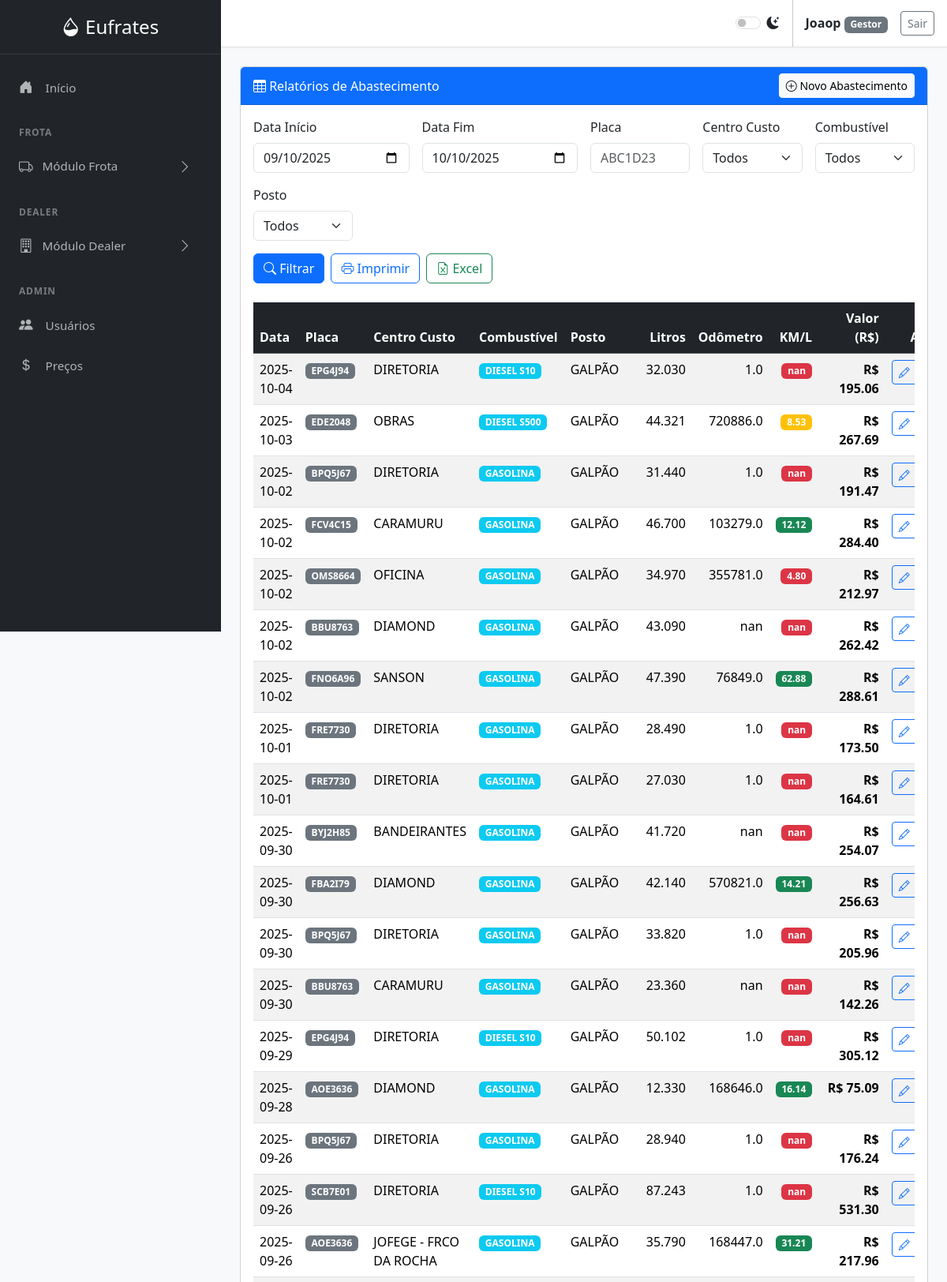
Screenshot of /relatorios (signed in, upper part) with the database file from the repository.
### tables this page shows
CREATE TABLE users (
        id INTEGER PRIMARY KEY AUTOINCREMENT,
        username TEXT NOT NULL UNIQUE,
        password_hash TEXT NOT NULL,
        role TEXT NOT NULL CHECK(role IN ('Gestor', 'Comprador', 'Padrão'))
    );

CREATE TABLE abastecimentos (id INTEGER PRIMARY KEY AUTOINCREMENT, data TEXT NOT NULL, placa TEXT NOT NULL, responsavel TEXT, litros REAL NOT NULL, desconto REAL DEFAULT 0, odometro REAL, centro_custo TEXT, combustivel TEXT, custo_por_litro REAL NOT NULL, custo_bruto REAL NOT NULL, custo_liquido REAL NOT NULL, km_rodados REAL, km_litro REAL, posto TEXT, integracao_atheris BOOLEAN DEFAULT 0, data_registro TEXT DEFAULT CURRENT_TIMESTAMP);

### frota.py (the view)
@frota_bp.route('/relatorios', methods=['GET', 'POST'])
@login_required
def relatorios():
    requisicao_para_abastecer = None
    requisicao_id = request.args.get('requisicao_id', type=int)
    if requisicao_id:
        requisicao_para_abastecer = obter_requisicao_por_id(requisicao_id)
    filtros = {}
    if request.method == 'POST':
        filtros = {
            'data_inicio': request.form.get('data_inicio'),
            'data_fim': request.form.get('data_fim'),
            'placa': request.form.get('placa', '').strip() or None,
            'centro_custo': request.form.get('centro_custo', '').strip() or None,
            'combustivel': request.form.get('combustivel', '').strip() or None,
            'posto': request.form.get('posto', '').strip() or None
        }
    else:
        filtros = {
            'data_inicio': request.args.get('data_inicio', (datetime.now() - timedelta(days=30)).strftime('%Y-%m-%d')),
            'data_fim': request.args.get('data_fim', datetime.now().strftime('%Y-%m-%d')),
            'placa': request.args.get('placa', '').strip() or None
        }
    try:
        df = obter_relatorio(**filtros)
        dados = df.to_dict('records')
        if request.values.get('imprimir'):
            return render_template('relatorio_impressao.html', dados=dados, filtros=filtros, data_emissao=datetime.now().strftime('%d/%m/%Y %H:%M'))
    except Exception as e:
        flash(f'Erro ao gerar relatório: {str(e)}', 'danger')
        dados = []
    filtros_para_template = {k: (v or '') for k, v in filtros.items()}
    return render_template(
        'relatorios.html',
        dados=dados,
        filtros=filtros_para_template,
        opcoes_centro_custo=obter_opcoes_filtro('centro_custo'),
        opcoes_combustivel=obter_opcoes_filtro('combustivel'),
        opcoes_posto=obter_opcoes_filtro('posto'),
        precos_combustivel=obter_precos_combustivel(),
        active_page='relatorios',
        requisicao_para_abastecer=requisicao_para_abastecer
    )

### database.py (called while the page is built)
def get_db_connection():
    conn = sqlite3.connect('abastecimentos.db')
    conn.row_factory = sqlite3.Row
    return conn

def get_user_by_id(user_id):
    conn = get_db_connection()
    user = conn.execute('SELECT * FROM users WHERE id = ?', (user_id,)).fetchone()
    conn.close()
    return user

def obter_precos_combustivel():
    conn = get_db_connection()
    query = "SELECT combustivel, preco, data_atualizacao FROM precos_combustivel ORDER BY combustivel"
    df = pd.read_sql(query, conn)
    conn.close()
    return df.to_dict('records')

def obter_opcoes_filtro(coluna):
    conn = get_db_connection()
    query = f"SELECT DISTINCT {coluna} FROM abastecimentos WHERE {coluna} IS NOT NULL AND {coluna} != '' ORDER BY {coluna}"
    try:
        resultados = pd.read_sql(query, conn)
        return resultados[coluna].tolist()
    except Exception as e:
        print(f"Erro ao obter opções de filtro para {coluna}: {e}")
        return []
    finally:
        conn.close()

### utils.py (called while the page is built)
def inject_now():
    return {'now': datetime.now(), 'g': g}

def load_logged_in_user():
    user_id = session.get('user_id')
    g.user = get_user_by_id(user_id) if user_id else None

def login_required(view):
    @wraps(view)
    def wrapped_view(*args, **kwargs):
        if g.user is None:
            flash('Você precisa estar logado para acessar esta página.', 'warning')
            return redirect(url_for('auth.login'))
        return view(*args, **kwargs)
    return wrapped_view

### templates/relatorios.html (shortened to what this page needs)
{% extends "base.html" %}
{% block content %}
<div class="card">
    <div class="card-header bg-primary text-white d-flex justify-content-between align-items-center">
        <div>
            <i class="bi bi-table"></i> Relatórios de Abastecimento
        </div>
        <button class="btn btn-light btn-sm" data-bs-toggle="modal" data-bs-target="#novoRegistroModal">
            <i class="bi bi-plus-circle"></i> Novo Abastecimento
        </button>
    </div>
    <div class="card-body">
        <form method="POST" action="{{ url_for('frota.relatorios') }}" class="row g-3 mb-4">
            <div class="col-md-3">
                <label class="form-label">Data Início</label>
                <input type="date" class="form-control" name="data_inicio"
                       value="{{ filtros.data_inicio if filtros else '2025-01-01' }}">
            </div>
            <div class="col-md-3">
                <label class="form-label">Data Fim</label>
                <input type="date" class="form-control" name="data_fim"
                       value="{{ filtros.data_fim if filtros else now.strftime('%Y-%m-%d') }}">
            </div>
            <div class="col-md-2">
                <label class="form-label">Placa</label>
                <input type="text" class="form-control" name="placa"
                       value="{{ filtros.placa if filtros and filtros.placa }}" placeholder="ABC1D23">
            </div>
            <div class="col-md-2">
                <label class="form-label">Centro Custo</label>
                <select class="form-select" name="centro_custo">
                    <option value="">Todos</option>
                </select>
            </div>
            <div class="col-md-2">
                <label class="form-label">Combustível</label>
                <select class="form-select" name="combustivel">
                    <option value="">Todos</option>
                </select>
            </div>
            <div class="col-md-2">
                <label class="form-label">Posto</label>
                <select class="form-select" name="posto">
                    <option value="">Todos</option>
                </select>
            </div>
            <div class="col-12">
                <div class="d-flex gap-2">
                    <button type="submit" class="btn btn-primary">
                        <i class="bi bi-search"></i> Filtrar
                    </button>
                    <button type="submit" name="imprimir" value="1" class="btn btn-outline-primary">
                        <i class="bi bi-printer"></i> Imprimir
                    </button>
                    <button type="button" class="btn btn-outline-success" onclick="exportarExcel()">
                        <i class="bi bi-file-earmark-excel"></i> Excel
                    </button>
                </div>
            </div>
        </form>
        {% if dados %}
        <div class="table-responsive">
            <table class="table table-striped table-hover" id="tabelaRelatorios">
                <thead class="table-dark">
                    <tr>
                        <th>Data</th>
                        <th>Placa</th>
                        <th>Centro Custo</th>
                        <th>Combustível</th>
                        <th>Posto</th>
                        <th class="text-end">Litros</th>
                        <th class="text-end">Odômetro</th>
                        <th class="text-end">KM/L</th>
                        <th class="text-end">Valor (R$)</th>
                        <th class="text-center">Ações</th>
                    </tr>
                </thead>
                <tbody>
                    {% for item in dados %}
                    <tr id="row-{{ item.id }}">
                        <td>{{ item.data }}</td>
                        <td><span class="badge bg-secondary">{{ item.placa }}</span></td>
                        <td>{{ item.centro_custo if item.centro_custo else '-' }}</td>
                        <td><span class="badge bg-info">{{ item.combustivel }}</span></td>
                        <td>{{ item.posto if item.posto else '-' }}</td>
                        <td class="text-end">{{ "%.3f"|format(item.litros) }}</td>
                        <td class="text-end">{{ "%.1f"|format(item.odometro) if item.odometro else '-' }}</td>
                        <td class="text-end">
                            {% if item.km_litro %}
                                <span class="badge {% if item.km_litro > 10 %}bg-success{% elif item.km_litro > 7 %}bg-warning{% else %}bg-danger{% endif %}">
                                    {{ "%.2f"|format(item.km_litro) }}
                                </span>
                            {% else %}
                                -
                            {% endif %}
                        </td>
                        <td class="text-end fw-bold">R$ {{ "%.2f"|format(item.custo_liquido) }}</td>
                        <td class="text-center">
                            <div class="btn-group btn-group-sm">
                                <button class="btn btn-outline-primary" onclick="editarRegistro({{ item.id }})"
                                        data-bs-toggle="tooltip" title="Editar">
                                    <i class="bi bi-pencil"></i>
                                </button>
                            </div>
                        </td>
                    </tr>
                    {% endfor %}
                </tbody>
            </table>
        </div>
        {% else %}
        <div class="text-center py-5">
            <i class="bi bi-inbox display-1 text-muted"></i>
            <p class="text-muted mt-3">Nenhum dado encontrado. Aplique os filtros ou cadastre um novo abastecimento.</p>
        </div>
        {% endif %}
    </div>
</div>
{% endblock %}

### templates/base.html (shortened to what this page needs)
<!DOCTYPE html>
<html lang="pt-BR" data-bs-theme="light">
<head>
    <link href="https://cdn.jsdelivr.net/npm/bootstrap@5.3.3/dist/css/bootstrap.min.css" rel="stylesheet">
    <link rel="stylesheet" href="https://cdn.jsdelivr.net/npm/bootstrap-icons@1.11.3/font/bootstrap-icons.min.css">
</head>
<body>
    <div class="sidebar text-white">
        <div class="sidebar-header text-center">
            <a href="{{ url_for('frota.index') }}" class="fs-4 text-white text-decoration-none">
                <i class="bi bi-droplet-half"></i> Eufrates
            </a>
        </div>
        <ul class="nav flex-column flex-grow-1 mt-3">
            <li class="nav-item">
                <a class="nav-link {% if active_page == 'index' %}active{% endif %}" href="{{ url_for('frota.index') }}">
                    <i class="bi bi-house-door-fill"></i> Início
                </a>
            </li>
            <div class="sidebar-heading">Frota</div>
            <li class="nav-item">
                <a class="nav-link d-flex align-items-center" data-bs-toggle="collapse" href="#frotaSubmenu" role="button" aria-expanded="false" aria-controls="frotaSubmenu">
                    <i class="bi bi-truck"></i> Módulo Frota <i class="bi bi-chevron-right arrow"></i>
                </a>
            </li>
            <div class="sidebar-heading">Dealer</div>
            <li class="nav-item">
                <a class="nav-link d-flex align-items-center" data-bs-toggle="collapse" href="#dealerSubmenu" role="button" aria-expanded="false" aria-controls="dealerSubmenu">
                    <i class="bi bi-building"></i> Módulo Dealer <i class="bi bi-chevron-right arrow"></i>
                </a>
            </li>
            {% if g.user and g.user.role in ['Administrador', 'Gestor'] %}
            <div class="sidebar-heading">Admin</div>
            <li class="nav-item">
                <a class="nav-link {% if active_page == 'user_management' %}active{% endif %}" href="{{ url_for('auth.user_management') }}">
                    <i class="bi bi-people-fill"></i> Usuários
                </a>
            </li>
            <li class="nav-item">
                <a class="nav-link {% if active_page == 'reajuste_combustiveis' %}active{% endif %}" href="{{ url_for('frota.reajuste_combustiveis') }}">
                    <i class="bi bi-currency-dollar"></i> Preços
                </a>
            </li>
            {% endif %}
        </ul>
    </div>
    <div class="main-content">
        <nav class="top-nav px-3 d-flex align-items-center justify-content-end">
            <div class="form-check form-switch me-3">
                <input class="form-check-input" type="checkbox" role="switch" id="themeSwitcher">
                <label class="form-check-label" for="themeSwitcher"><i class="bi bi-moon-stars-fill"></i></label>
            </div>
            {% if g.user %}
                <div class="px-3">
                    <span class="fw-bold">{{ g.user.username }}</span>
                    <span class="badge text-bg-secondary">{{ g.user.role }}</span>
                </div>
                <a href="{{ url_for('auth.logout') }}" class="btn btn-outline-secondary btn-sm">Sair</a>
            {% endif %}
        </nav>
        <main class="page-content">
            {% block content %}{% endblock %}
        </main>
    </div>
</body>
</html>

### templates/base.html (style rules this page uses)
:root { --sidebar-width: 280px; }
body { display: flex; background-color: var(--bs-tertiary-bg); }
.sidebar { width: var(--sidebar-width); height: 100vh; position: fixed; top: 0; left: 0; display: flex; flex-direction: column; background-color: #212529; border-right: 1px solid var(--bs-border-color-translucent); overflow-y: auto; }
.main-content { margin-left: var(--sidebar-width); width: calc(100% - var(--sidebar-width)); }
.top-nav { background-color: var(--bs-body-bg); border-bottom: 1px solid var(--bs-border-color); min-height: 60px; box-shadow: 0 1px 3px rgba(0,0,0, .04); }
.page-content { padding: 1.5rem; }
.sidebar-header { padding: 1rem 1.5rem; border-bottom: 1px solid rgba(255, 255, 255, 0.1); }
.sidebar .nav-link { color: rgba(255, 255, 255, 0.65); font-size: 0.95rem; padding: 0.75rem 1.5rem; }
.sidebar .nav-link .bi { margin-right: 0.75rem; font-size: 1.1rem; }
.sidebar .nav-link[data-bs-toggle="collapse"] .arrow { margin-left: auto; transition: transform 0.2s ease-in-out; }
.sidebar-heading { font-size: .75rem; text-transform: uppercase; letter-spacing: .05rem; font-weight: 600; color: rgba(255, 255, 255, 0.4); padding: 1.5rem 1.5rem 0.5rem; }

### rows the page displays
users: user.username "Joaop", user.role "Gestor"
abastecimentos: data "2025-10-04", placa "EPG4J94", centro_custo "DIRETORIA", combustivel "DIESEL S10", posto "GALPÃO", litros "32.030", odometro "1.0", km_litro "nan", custo_liquido "195.06"
abastecimentos: data "2025-10-03", placa "EDE2048", centro_custo "OBRAS", combustivel "DIESEL S500", posto "GALPÃO", litros "44.321", odometro "720886.0", km_litro "8.53", custo_liquido "267.69"
abastecimentos: data "2025-10-02", placa "BPQ5J67", centro_custo "DIRETORIA", combustivel "GASOLINA", posto "GALPÃO", litros "31.440", odometro "1.0", km_litro "nan", custo_liquido "191.47"
abastecimentos: data "2025-10-02", placa "FCV4C15", centro_custo "CARAMURU", combustivel "GASOLINA", posto "GALPÃO", litros "46.700", odometro "103279.0", km_litro "12.12", custo_liquido "284.40"
abastecimentos: data "2025-10-02", placa "OMS8664", centro_custo "OFICINA", combustivel "GASOLINA", posto "GALPÃO", litros "34.970", odometro "355781.0", km_litro "4.80", custo_liquido "212.97"
abastecimentos: data "2025-10-02", placa "BBU8763", centro_custo "DIAMOND", combustivel "GASOLINA", posto "GALPÃO", litros "43.090", odometro "nan", km_litro "nan", custo_liquido "262.42"
abastecimentos: data "2025-10-02", placa "FNO6A96", centro_custo "SANSON", combustivel "GASOLINA", posto "GALPÃO", litros "47.390", odometro "76849.0", km_litro "62.88", custo_liquido "288.61"
abastecimentos: data "2025-10-01", placa "FRE7730", centro_custo "DIRETORIA", combustivel "GASOLINA", posto "GALPÃO", litros "28.490", odometro "1.0", km_litro "nan", custo_liquido "173.50"
abastecimentos: data "2025-10-01", placa "FRE7730", centro_custo "DIRETORIA", combustivel "GASOLINA", posto "GALPÃO", litros "27.030", odometro "1.0", km_litro "nan", custo_liquido "164.61"
abastecimentos: data "2025-09-30", placa "BYJ2H85", centro_custo "BANDEIRANTES", combustivel "GASOLINA", posto "GALPÃO", litros "41.720", odometro "nan", km_litro "nan", custo_liquido "254.07"
abastecimentos: data "2025-09-30", placa "FBA2I79", centro_custo "DIAMOND", combustivel "GASOLINA", posto "GALPÃO", litros "42.140", odometro "570821.0", km_litro "14.21", custo_liquido "256.63"
abastecimentos: data "2025-09-30", placa "BPQ5J67", centro_custo "DIRETORIA", combustivel "GASOLINA", posto "GALPÃO", litros "33.820", odometro "1.0", km_litro "nan", custo_liquido "205.96"
abastecimentos: data "2025-09-30", placa "BBU8763", centro_custo "CARAMURU", combustivel "GASOLINA", posto "GALPÃO", litros "23.360", odometro "nan", km_litro "nan", custo_liquido "142.26"
abastecimentos: data "2025-09-29", placa "EPG4J94", centro_custo "DIRETORIA", combustivel "DIESEL S10", posto "GALPÃO", litros "50.102", odometro "1.0", km_litro "nan", custo_liquido "305.12"
abastecimentos: data "2025-09-28", placa "AOE3636", centro_custo "DIAMOND", combustivel "GASOLINA", posto "GALPÃO", litros "12.330", odometro "168646.0", km_litro "16.14", custo_liquido "75.09"
abastecimentos: data "2025-09-26", placa "BPQ5J67", centro_custo "DIRETORIA", combustivel "GASOLINA", posto "GALPÃO", litros "28.940", odometro "1.0", km_litro "nan", custo_liquido "176.24"
abastecimentos: data "2025-09-26", placa "SCB7E01", centro_custo "DIRETORIA", combustivel "DIESEL S10", posto "GALPÃO", litros "87.243", odometro "1.0", km_litro "nan", custo_liquido "531.30"
abastecimentos: data "2025-09-26", placa "AOE3636", centro_custo "JOFEGE - FRCO DA ROCHA", combustivel "GASOLINA", posto "GALPÃO", litros "35.790", odometro "168447.0", km_litro "31.21", custo_liquido "217.96"
